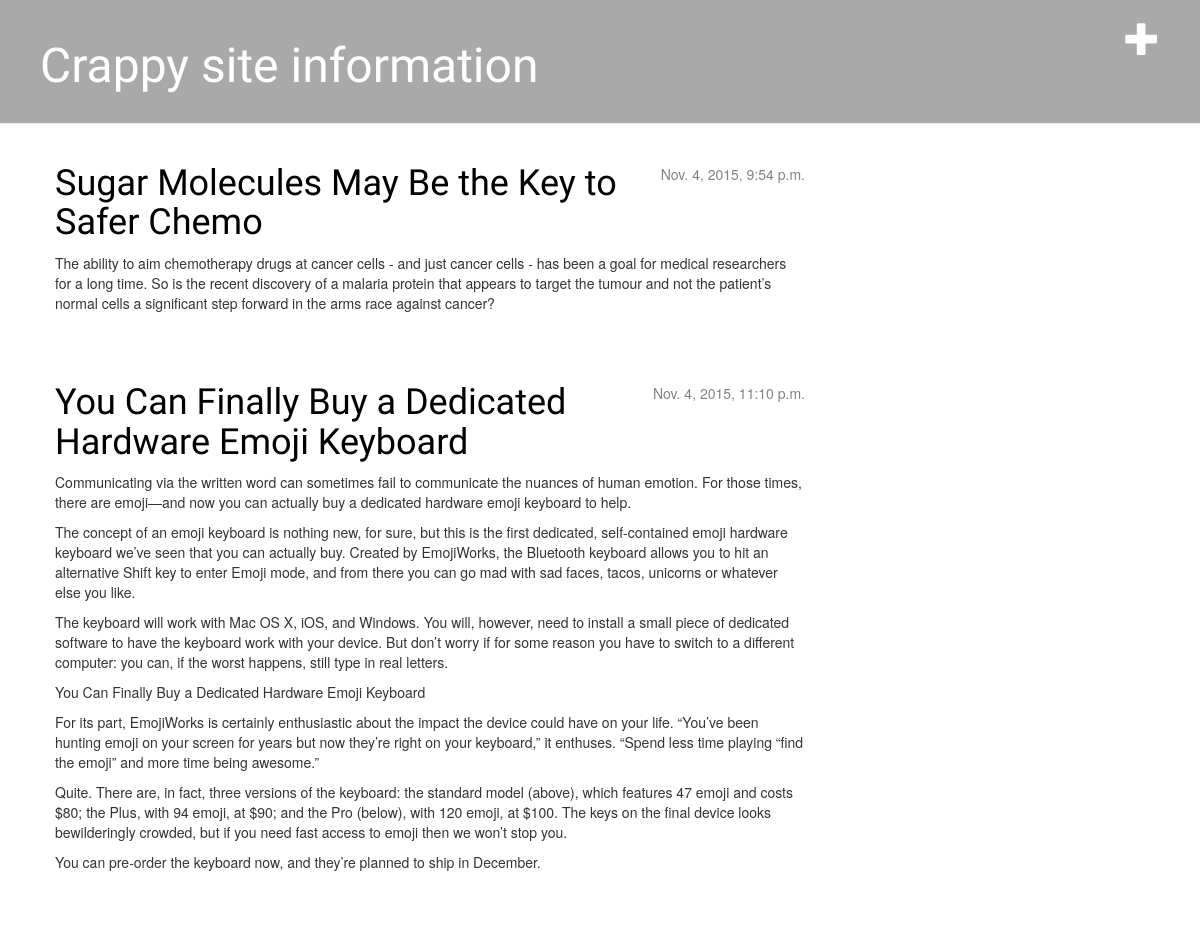
/blog/, run on an earlier commit of the app's database.
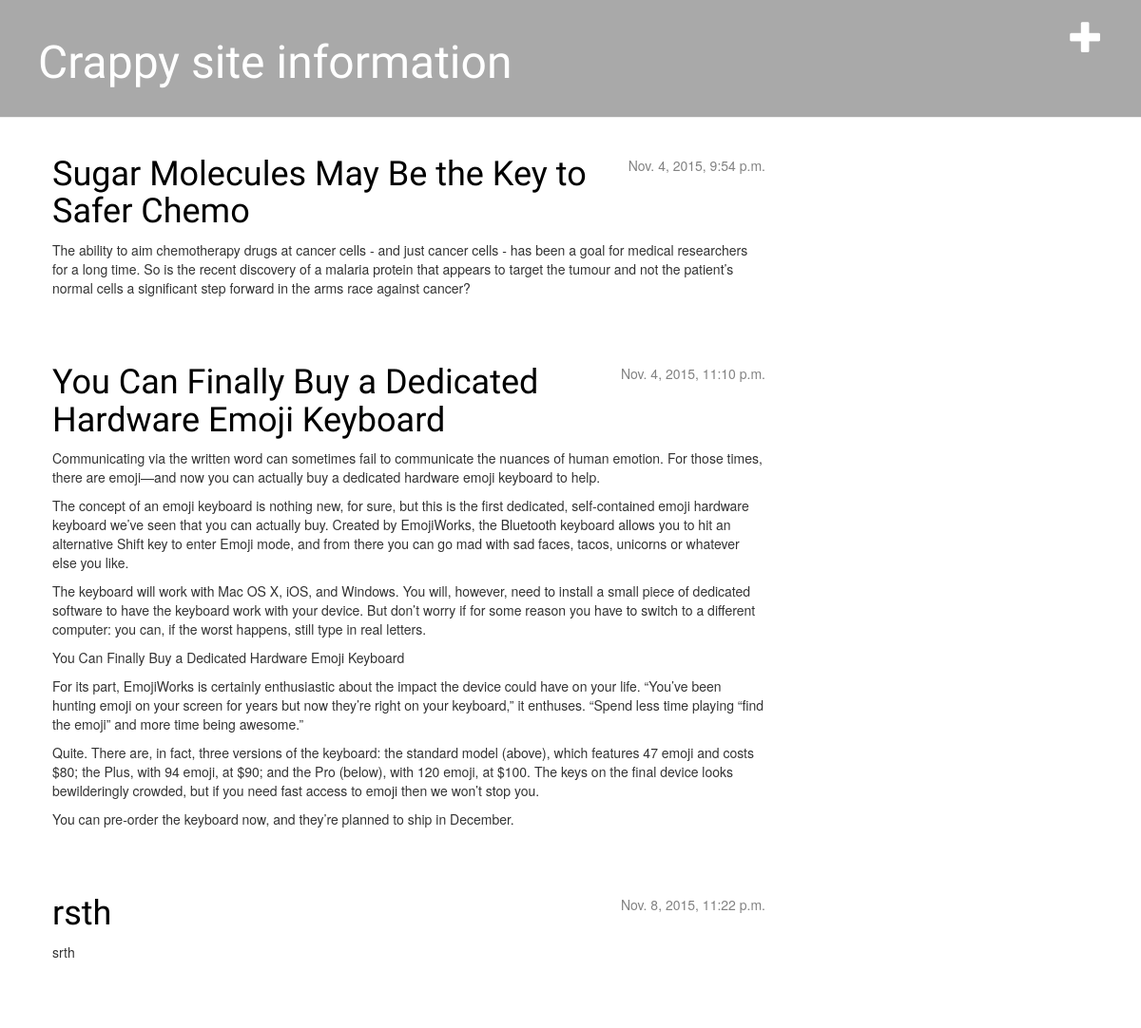
And on a later commit of the database.
### blog/models.py (models this page shows, shortened)
class Post(models.Model):
    author = models.ForeignKey('auth.User')
    title = models.CharField(max_length=200)
    text = models.TextField()
    created_date = models.DateTimeField(
            default=timezone.now)
    published_date = models.DateTimeField(
            blank=True, null=True)

### blog/views.py (the view)
# urls.py: url(r'^blog/$', views.post_list, name='post_list'),
def post_list(request):
    posts = Post.objects.filter(published_date__lte=timezone.now()).order_by('published_date')
    return render(request, 'blog/post_list.html', {'posts': posts})

### blog/templates/blog/post_list.html
 {% extends "blog/base.html" %}
    {% block content %}
        {% for post in posts %}
            <div class="post">
                <div class="date">
                    {{ post.published_date }}
                </div>
                <h1><a href="{% url "post_detail" pk=post.pk %}">{{ post.title }}</a></h1>
                <p>{{ post.text|linebreaks }}</p>
            </div>
        {% endfor %}
    {% endblock content %}

What changed in the data, as far as the page shows it:
added Post: published_date "Nov. 8, 2015, 11:22 p.m.", title "rsth", text "srth"
